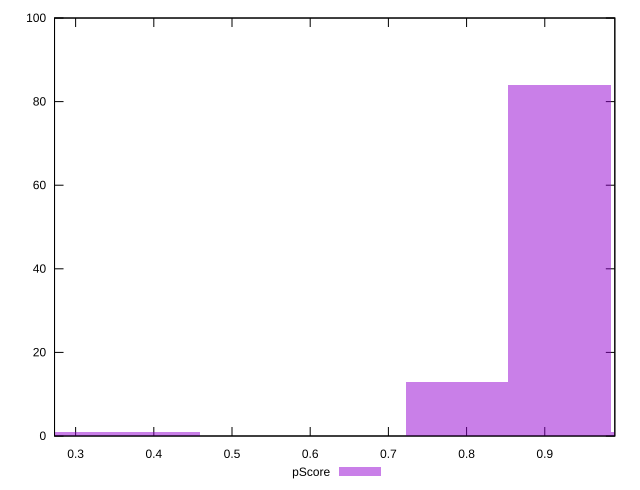

Write gnuplot code to recreate this figure.
reset

$pScore <<EOF
1.0501647645759444 1
0.7876235734319583 13
0.9188941690039514 84
0.39381178671597916 1
0.2625411911439861 1
EOF

set key outside below
set boxwidth 0.13127059557199305
set xrange [0.2730236762800094:0.9895927959717552]
set yrange [0:100]
set trange [0:100]
set style fill transparent solid 0.5 noborder
set terminal svg size 640, 490 enhanced background rgb 'white'
set output "reports/report_00032_2021-02-25T10-28-15.087Z/largest-contentful-paint/samples/music/pScore/histogram.svg"

plot $pScore title "pScore" with boxes

reset
